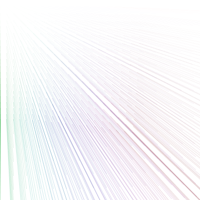
Frame 1 (no input)
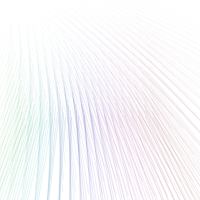
Frame 60 (the mouse pressed at the canvas centre just before this capture)
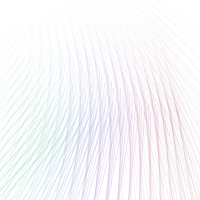
Frame 120 (the mouse held since frame 60 and released just before this capture)

The Processing sketch that drew these frames (run headless with seeded random() and noise(); from frame 60 on, the mouse is pressed at the canvas centre):

// Processing sketch: perlinMatrizInteractiva2
// ── perlinMatrizInteractiva2.pde
float ancho, alto, escalaDeRuido, valorDeRuido, proporcionDeRuido;
int detalleDeRuido;
void setup() {
  size(200, 200);
  surface.setResizable(true);
  ellipseMode(CENTER);
  rectMode(CENTER);
  colorMode(HSB);
  background(255);
  ancho = width;
  alto = height;
  escalaDeRuido=0.002;
  proporcionDeRuido=0.01;
  detalleDeRuido = 1;
}
void draw() {
  background(255 );
  for (int x = 0; x < width; x+=10) {
    for (int y = 0; y < height; y+=10) {
      pushMatrix();
      noiseDetail(detalleDeRuido, proporcionDeRuido);
      valorDeRuido = noise(x * escalaDeRuido,y * escalaDeRuido);
      translate(x, y);
      stroke(255*valorDeRuido+x, 500*valorDeRuido, 500*valorDeRuido, valorDeRuido*y/2);
      rotate(radians(frameCount*valorDeRuido));
      line(-valorDeRuido*x, -valorDeRuido*y, valorDeRuido*x, valorDeRuido*y);
      popMatrix();
    }
  }
}
void mouseDragged() {
  escalaDeRuido = map(mouseX, 0, width, 0, 0.01);
  detalleDeRuido = int(map(mouseY, 0, height, 0, 120));
}
void keyPressed() {
  proporcionDeRuido=proporcionDeRuido+.1;
  if (proporcionDeRuido >= 1) {
    proporcionDeRuido = 0;
  }
}
